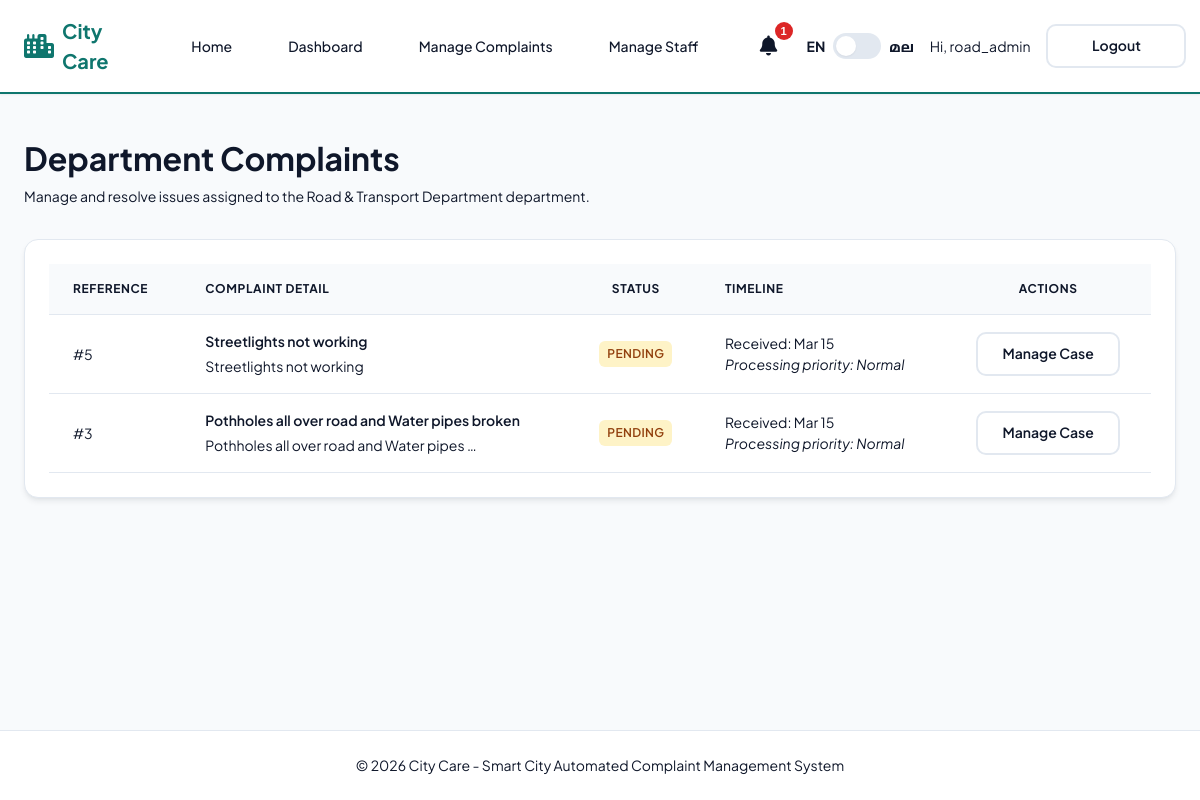
Page /department/manage/ (signed in) on the earlier database version.
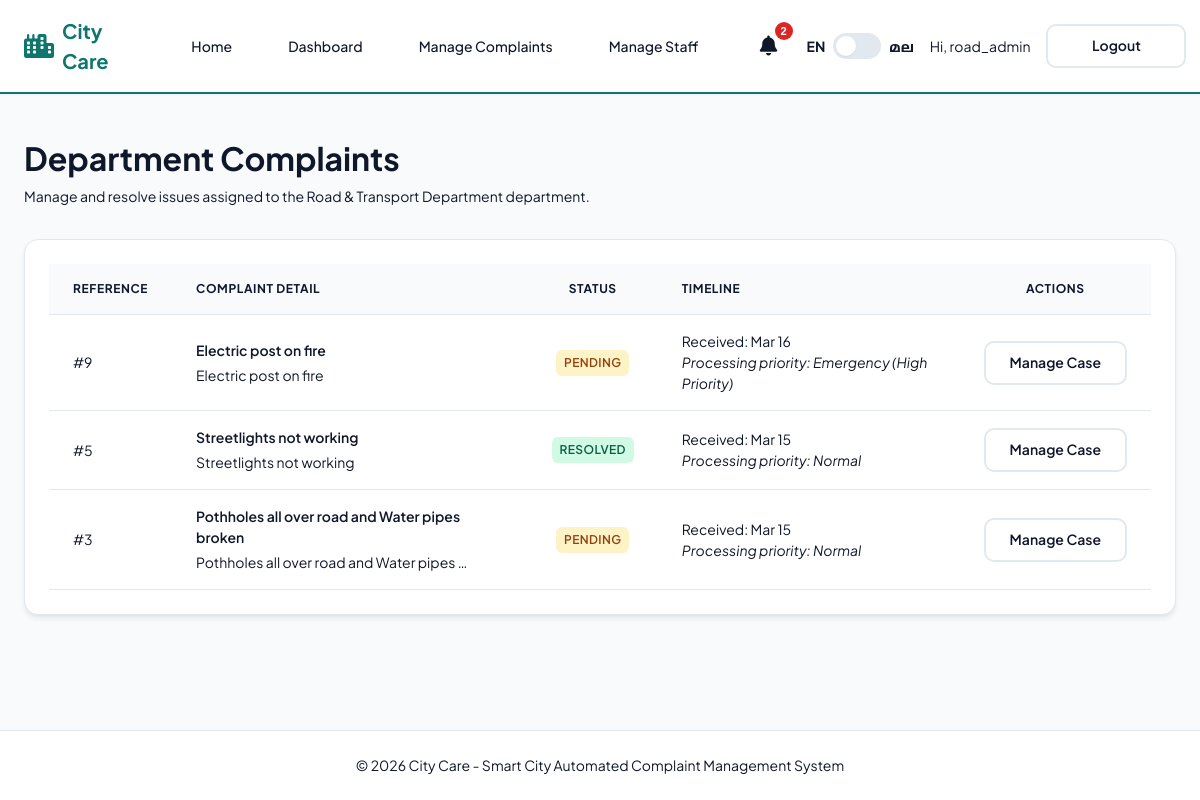
Same page on the later database version.
### complaints/models.py (models this page shows, shortened)
class Complaint(models.Model):
    PRIORITY_CHOICES = [
        ('Normal', _('Normal')),
        ('Emergency', _('Emergency (High Priority)')),
    ]
    STATUS_CHOICES = [
        ('Pending', _('Pending')),
        ('In Progress', _('In Progress')),
        ('Resolved', _('Resolved')),
        ('Escalated', _('Escalated')),
    ]
    user = models.ForeignKey(settings.AUTH_USER_MODEL, on_delete=models.CASCADE, verbose_name=_("user"))
    title = models.CharField(_("title"), max_length=200)
    description = models.TextField(_("description"))
    location = models.CharField(_("location"), max_length=255)
    latitude = models.DecimalField(_("latitude"), max_digits=9, decimal_places=6, null=True, blank=True)
    longitude = models.DecimalField(_("longitude"), max_digits=9, decimal_places=6, null=True, blank=True)
    image = models.ImageField(_("image"), upload_to='complaints/', blank=True, null=True)
    departments = models.ManyToManyField(Department, blank=True, verbose_name=_("departments"))
    assigned_staff = models.ForeignKey(DepartmentStaff, on_delete=models.SET_NULL, null=True, blank=True, related_name='assigned_complaints', verbose_name=_("assigned staff"))
    priority = models.CharField(_("priority"), max_length=20, choices=PRIORITY_CHOICES, default='Normal')
    status = models.CharField(_("status"), max_length=20, choices=STATUS_CHOICES, default='Pending')
    staff_remarks = models.TextField(_("staff remarks"), blank=True, default='')
    is_escalated = models.BooleanField(_("is escalated"), default=False)
    created_at = models.DateTimeField(_("created at"), auto_now_add=True)
    updated_at = models.DateTimeField(_("updated at"), auto_now=True)
    def update_escalation_status(self):
        now = timezone.now()
        time_passed = (now - self.created_at).total_seconds()
        should_escalate = False
        if self.status != 'Resolved':
            if self.priority == 'Emergency':
                if time_passed > 86400: # 24 hours
                    should_escalate = True
            else: # Normal
                if time_passed > 259200: # 3 days (3 * 86400)
                    should_escalate = True
        if should_escalate:
            updates = []
            if not self.is_escalated:
                self.is_escalated = True
                updates.append('is_escalated')
            if self.status != 'Escalated':
                self.status = 'Escalated'
                updates.append('status')
            if updates:
                self.save(update_fields=updates)

### complaints/views.py (the view, shortened to what this page needs)
# urls.py: path('department/manage/', views.department_complaints, name='department_complaints'),
@login_required
def department_complaints(request):
    if not request.user.is_department_admin:
        return HttpResponseForbidden(_("You are not authorized to access this page."))
    dept = request.user.department
    base_token = (dept.name or "").split()[0]  # e.g. 'Garbage', 'Water'
    related_depts = Department.objects.filter(name__icontains=base_token)
    complaints = (
        Complaint.objects
        .filter(departments__in=related_depts)
        .order_by('-created_at')
        .distinct()
    )
    for c in complaints:
        c.update_escalation_status()
    return render(request, 'complaints/department_complaints.html', {'complaints': complaints, 'department': dept})

### complaints/context_processors.py (called while the page is built)
def notifications(request):
    if request.user.is_authenticated:
        unread_count = request.user.notifications.filter(is_read=False).count()
        recent_notifications = request.user.notifications.all()[:5]
        return {
            'unread_notifications_count': unread_count,
            'recent_notifications': recent_notifications,
            'is_staff_user': hasattr(request.user, 'departmentstaff')
        }
    return {}

### templates/complaints/department_complaints.html
{% extends 'base.html' %}
{% load i18n %}
{% block content %}
<div class="page-header mb-5">
    <div>
        <h1 class="page-header__title">{% trans 'Department Complaints' %}</h1>
        <p class="page-header__subtitle">{% trans 'Manage and resolve issues assigned to the' %} {{ user.department.name }} {% trans 'department.' %}</p>
    </div>
</div>
<div class="card card--elevated">
    <div class="table-wrapper">
        <table>
            <thead>
                <tr>
                    <th>{% trans 'Reference' %}</th>
                    <th>{% trans 'Complaint Detail' %}</th>
                    <th style="text-align: center;">{% trans 'Status' %}</th>
                    <th>{% trans 'Timeline' %}</th>
                    <th style="text-align: center;">{% trans 'Actions' %}</th>
                </tr>
            </thead>
            <tbody>
                {% for c in complaints %}
                <tr>
                    <td data-label="{% trans 'Reference' %}">#{{ c.pk }}</td>
                    <td data-label="{% trans 'Complaint Detail' %}">
                        <div style="font-weight: 600; margin-bottom: 0.25rem;">{{ c.title }}</div>
                        <div class="small text-muted" style="white-space: nowrap; overflow: hidden; text-overflow: ellipsis; max-width: 280px;">{{ c.description }}</div>
                    </td>
                    <td data-label="{% trans 'Status' %}" style="text-align: center;">
                        {% if c.status == 'Resolved' %}
                            <span class="badge badge-success">{% trans 'Resolved' %}</span>
                        {% elif c.status == 'In Progress' %}
                            <span class="badge badge-progress">{% trans 'In Progress' %}</span>
                        {% else %}
                            <span class="badge badge-pending">{% trans 'Pending' %}</span>
                        {% endif %}
                    </td>
                    <td data-label="{% trans 'Timeline' %}">
                        <div>{% trans 'Received' %}: {{ c.created_at|date:"M d" }}</div>
                        <div class="small text-muted" style="font-style: italic;">{% trans 'Processing priority' %}: {{ c.get_priority_display }}</div>
                    </td>
                    <td data-label="{% trans 'Actions' %}" style="text-align: center;">
                        <a href="{% url 'complaint_detail' c.pk %}" class="btn btn-secondary">{% trans 'Manage Case' %}</a>
                    </td>
                </tr>
                {% empty %}
                <tr>
                    <td colspan="5" class="text-center text-muted" style="padding: var(--space-8);">{% trans 'No complaints currently require action in your department.' %}</td>
                </tr>
                {% endfor %}
            </tbody>
        </table>
    </div>
</div>
{% endblock %}

### templates/base.html (shortened to what the changed rows need)
{% load static i18n %}
<!DOCTYPE html>
<html lang="{{ LANGUAGE_CODE|default:'en' }}">
<head>
    <link rel="stylesheet" href="https://cdnjs.cloudflare.com/ajax/libs/font-awesome/6.4.0/css/all.min.css">
    <link rel="stylesheet" href="{% static 'css/style.css' %}">
</head>
<body>
    <header class="header">
        <div class="container">
            <nav class="nav-desktop">
                <div class="nav-actions">
                    {% if user.is_authenticated %}
                        <div class="notifications-wrap">
                            <button type="button" class="notifications-trigger" id="notifications-trigger" aria-label="{% trans 'Notifications' %}" aria-expanded="false" aria-haspopup="true">
                                <i class="fa-solid fa-bell"></i>
                                {% if unread_notifications_count %}
                                <span class="notifications-badge">{{ unread_notifications_count }}</span>
                                {% endif %}
                            </button>
                        </div>
                    {% endif %}
                                {% get_current_language as CURRENT_LANG %}
                </div>
            </nav>
        </div>
                            {% get_current_language as CURRENT_LANG %}
    </header>
    <main>
        <div class="container">
            {% block content %}
            {% endblock %}
        </div>
    </main>
</body>
</html>

Differences in the rows shown:
added Complaint: pk "9", title "Electric post on fire", description "Electric post on fire", created_at "Mar 16", priority "Emergency (High Priority)"
changed Complaint "Streetlights not working": status "In Progress" → "Resolved" (drawn); trans "PENDING" → "RESOLVED"
Other differences:
{{ unread_notifications_count }}: "1" → "2"
